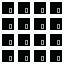

A level layout from a 2D game, rendered from its tile map. Below: a short description, then the map file with its tile-grid data intact:
An orthogonal 4x4 tile map with 16x16 px tiles, 1 tile layer (Tile Layer 1).

<map version="1.9" tiledversion="1.9.0" orientation="orthogonal" renderorder="right-down" width="4" height="4" tilewidth="16" tileheight="16" infinite="0" nextlayerid="2" nextobjectid="1">
 <tileset firstgid="1" source="../room_layouts.tsx" />
 <layer id="1" name="Tile Layer 1" width="4" height="4">
  <data encoding="csv">
1,1,1,1,
1,1,1,1,
1,1,1,1,
1,1,1,1
</data>
 </layer>
</map>
